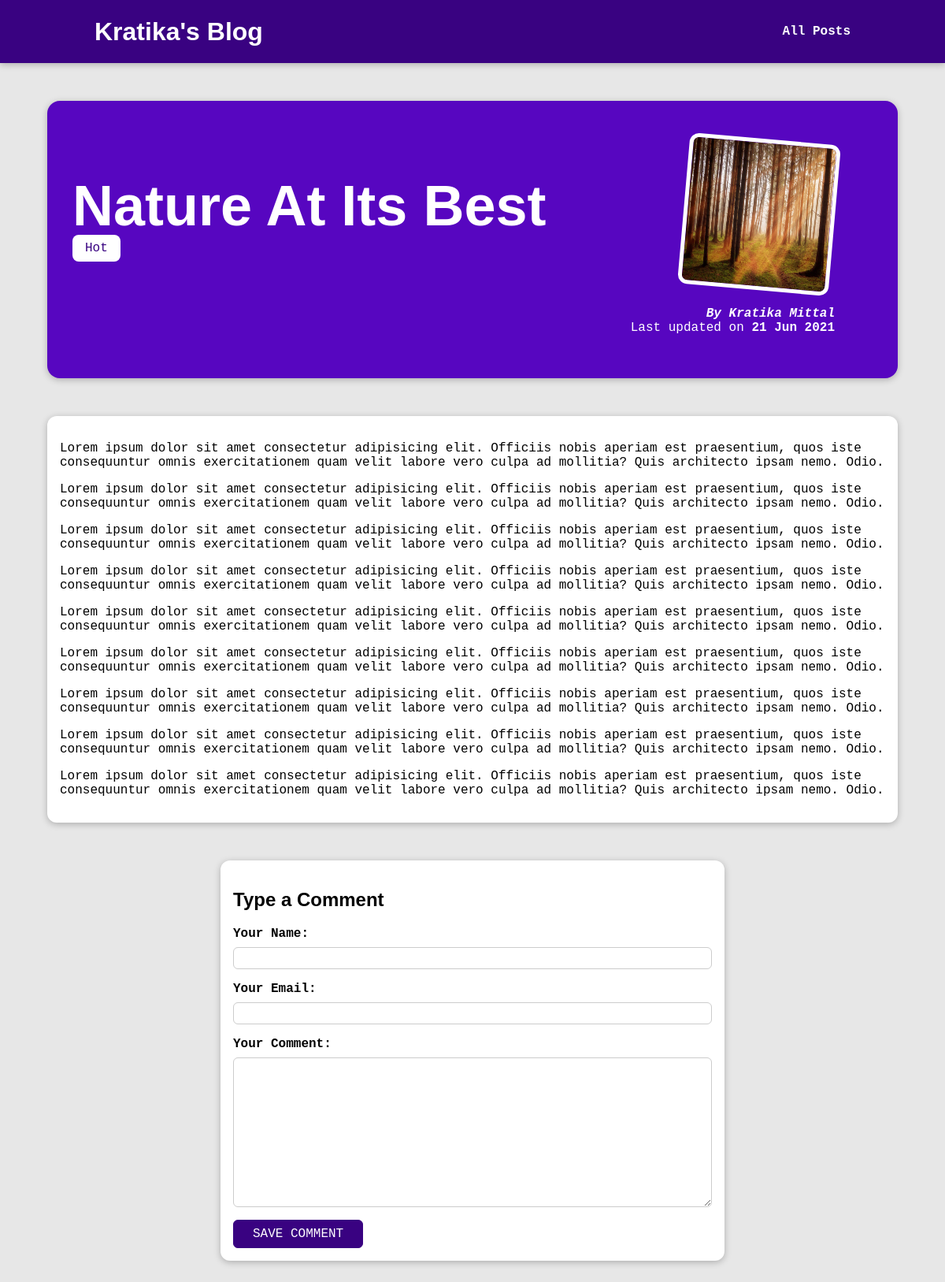
The page /posts/nature-at-its-best on the database its author committed.
### blog/models.py (models this page shows, shortened)
class Post(models.Model):
    title = models.CharField(max_length=50)
    excerpt = models.CharField(max_length=250)
    image = models.ImageField(upload_to='posts', null=True)
    date = models.DateField(auto_now=True)
    slug = models.SlugField(unique=True, db_index=True)
    content = models.TextField(validators=[MinLengthValidator(10)])
    author = models.ForeignKey(Author, null=True, on_delete=models.SET_NULL, related_name='posts')
    tags = models.ManyToManyField(Tag)

class Tag(models.Model):
    caption = models.CharField(max_length=20)

class Author(models.Model):
    first_name = models.CharField(max_length=100)
    last_name = models.CharField(max_length=100)
    email = models.EmailField()
    def __str__(self):
        return f"{self.first_name} {self.last_name}"

### blog/views.py (the view)
# urls.py: path('posts/<slug:slug>', views.DetailPostView.as_view(), name='post-detail-page')
class DetailPostView(DetailView):
    template_name = "blog/post-detail.html"
    model = Post
    def get_context_data(self, **kwargs):
        context = super().get_context_data(**kwargs)
        context["post_tags"] = self.object.tags.all()
        context["comment_form"] = CommentForm()
        return context

### blog/forms.py
class CommentForm(forms.ModelForm):
    class Meta:
        model = Comment
        exclude = ['post']
        labels = {
            "user_name": "Your Name",
            "user_email": "Your Email",
            "text": "Your Comment"
        }

### blog/templates/blog/post-detail.html (shortened to what this page needs)
{% extends 'base.html' %}
{% load static %}
{% block css_files %}
    <link rel="stylesheet" href="{% static "blog/post-detail.css" %}?{% now "U" %}">
{% endblock %}
{% block content %}
    <section id="summary">
        <h2>{{ post.title }}</h2>
        <div>
            {% for tag in post_tags %}
                <span class="tag">{{ tag.caption }}</span>
            {% endfor %}
        </div>
        <article>
            <img src="{{ post.image.url }}" alt="{{ post.title }}">
            <address><a href="mailto:{{ post.author.email }}">By {{ post.author }}</a></address>
            <div>
                Last updated on
                <time>{{ post.date|date:"d M Y" }}</time>
            </div>
        </article>
    </section>
    <main>
        {{ post.content|linebreaks }}
    </main>
    <section id="comment_form">
        <h2>Type a Comment</h2>
        <form>
            {% for field in comment_form %}
                <div class="form-control">
                    {{ field.label_tag }}
                    {{ field }}
                </div>
            {% endfor %}
            <button>SAVE COMMENT</button>
        </form>
    </section>
{% endblock %}

### static/app.css (style rules this page uses)
* { box-sizing: border-box; }
html { font-family: "Tahoma", monospace; }
body { margin: 0; }
h1, h2, h3 { font-family: "Comic Sans MS", sans-serif; font-weight: bold; }

### blog/static/blog/post-detail.css (style rules this page uses)
body { background-color: #e7e7e7; }
#summary { margin: 8rem auto 3rem auto; padding: 2rem; width: 90%; max-width: 90rem; border-radius: 16px; background-color: #5706c0; position: relative; box-shadow: 0 2px 8px rgba(0, 0, 0, 0.25); height: 22rem; }
#summary h2 { color: white; font-size: 4.5rem; margin-bottom: 0.25rem; }
#summary article { position: absolute; top: 2rem; right: 3rem; padding: 1rem 2rem; border-radius: 12px; text-align: right; color: white; }
#summary article img { width: 12rem; height: 12rem; border-radius: 12px; transform: rotateZ(5deg); border: 5px solid white; margin-bottom: 1rem; }
#summary address { font-weight: bold; }
#summary a { color: white; text-decoration: none; }
#summary time { font-weight: bold; }
main { width: 90%; max-width: 90rem; margin: 3rem auto; background-color: white; padding: 1rem; border-radius: 12px; box-shadow: 0 2px 8px rgba(0, 0, 0, 0.25); }
.tag { background-color: white; color: #390281; padding: 0.5rem 1rem; border-radius: 8px; }
#comment_form { width: 90%; margin: 3rem auto; max-width: 40rem; border-radius: 12px; background-color: white; box-shadow: 0 2px 8px rgba(0, 0, 0, 0.25); padding: 1rem; }
.form-control { margin-bottom: 1rem; }
.form-control label { font-weight: bold; margin-bottom: 0.5rem; display: block; }
.form-control input, .form-control textarea { display: block; width: 100%; font: inherit; padding: 0.25rem; border-radius: 6px; border: 1px solid #ccc; }
#comment_form button { font: inherit; background-color:#390281; color:#fff; border: 1px solid #390281; padding:0.5rem 1.5rem; border-radius: 6px; cursor: pointer; }

### rows shown on the page
Post: title "Nature At Its Best", image (picture), author "Kratika Mittal", date "21 Jun 2021", content "Lorem ipsum dolor sit amet consectetur adipisicing elit. Officiis nobis aperiam est praesentium, quos iste consequuntur omnis exercitationem quam velit labore vero culpa ad mollitia? Quis architecto ipsam nemo. Odio. Lorem ipsum dolor sit amet consectetur adipisicing elit. Officiis nobis aperiam est praesentium, quos iste consequuntur omnis exercitationem quam velit labore vero culpa ad mollitia? Quis architecto ipsam nemo. Odio. Lorem ipsum dolor sit amet consectetur adipisicing elit. Officiis nobis aperiam est praesentium, quos iste consequuntur omnis exercitationem quam velit labore vero culpa ad mollitia? Quis architecto ipsam nemo. Odio. Lorem ipsum dolor sit amet consectetur…"
Tag: caption "Hot"

### other values the page prints
{{ field.label_tag }} "Your Name:" "Your Email:" "Your Comment:"
